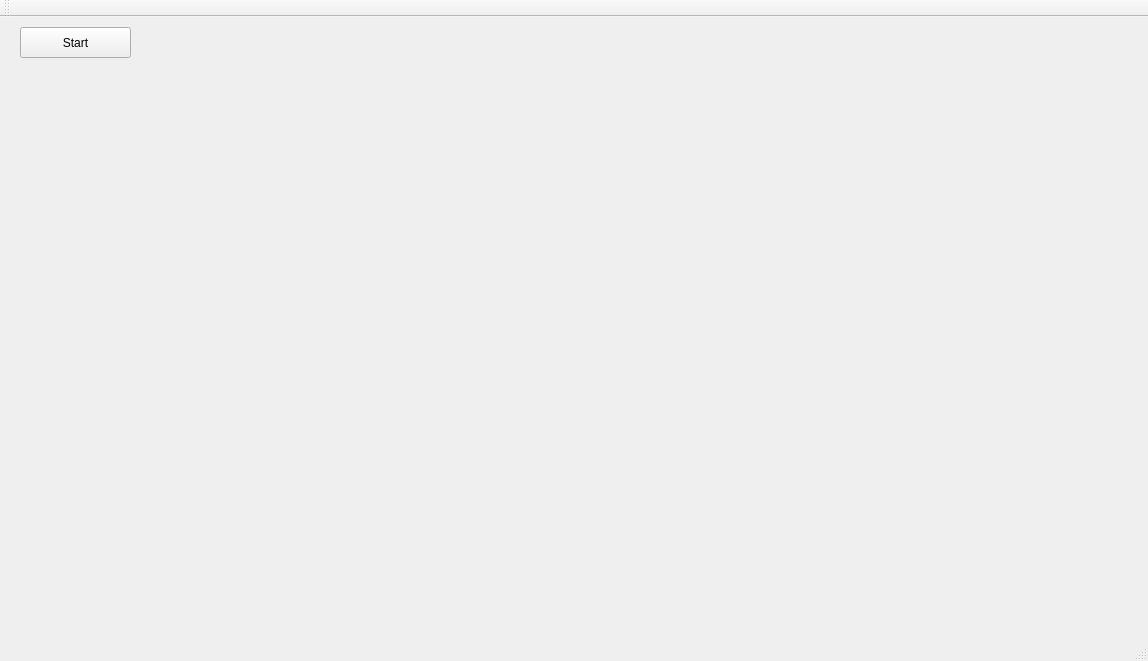
<?xml version="1.0" encoding="UTF-8"?>
<ui version="4.0">
 <class>MainWindow</class>
 <widget class="QMainWindow" name="MainWindow">
  <property name="geometry">
   <rect>
    <x>0</x>
    <y>0</y>
    <width>1148</width>
    <height>661</height>
   </rect>
  </property>
  <property name="windowTitle">
   <string>MainWindow</string>
  </property>
  <widget class="QWidget" name="centralWidget">
   <widget class="QCustomPlot" name="widget" native="true">
    <property name="geometry">
     <rect>
      <x>20</x>
      <y>50</y>
      <width>491</width>
      <height>251</height>
     </rect>
    </property>
    <property name="sizePolicy">
     <sizepolicy hsizetype="Preferred" vsizetype="Preferred">
      <horstretch>0</horstretch>
      <verstretch>0</verstretch>
     </sizepolicy>
    </property>
    <property name="tabletTracking">
     <bool>false</bool>
    </property>
    <property name="autoFillBackground">
     <bool>false</bool>
    </property>
   </widget>
   <widget class="QPushButton" name="pushButton">
    <property name="geometry">
     <rect>
      <x>20</x>
      <y>10</y>
      <width>111</width>
      <height>31</height>
     </rect>
    </property>
    <property name="layoutDirection">
     <enum>Qt::LeftToRight</enum>
    </property>
    <property name="autoFillBackground">
     <bool>false</bool>
    </property>
    <property name="text">
     <string>Start</string>
    </property>
   </widget>
   <widget class="QCustomPlot" name="widget_2" native="true">
    <property name="geometry">
     <rect>
      <x>570</x>
      <y>50</y>
      <width>511</width>
      <height>251</height>
     </rect>
    </property>
    <property name="sizePolicy">
     <sizepolicy hsizetype="Preferred" vsizetype="Preferred">
      <horstretch>0</horstretch>
      <verstretch>0</verstretch>
     </sizepolicy>
    </property>
    <property name="tabletTracking">
     <bool>false</bool>
    </property>
   </widget>
   <widget class="QCustomPlot" name="widget_3" native="true">
    <property name="geometry">
     <rect>
      <x>20</x>
      <y>310</y>
      <width>491</width>
      <height>271</height>
     </rect>
    </property>
    <property name="sizePolicy">
     <sizepolicy hsizetype="Preferred" vsizetype="Preferred">
      <horstretch>0</horstretch>
      <verstretch>0</verstretch>
     </sizepolicy>
    </property>
    <property name="tabletTracking">
     <bool>false</bool>
    </property>
    <property name="focusPolicy">
     <enum>Qt::NoFocus</enum>
    </property>
   </widget>
  </widget>
  <widget class="QMenuBar" name="menuBar">
   <property name="geometry">
    <rect>
     <x>0</x>
     <y>0</y>
     <width>1148</width>
     <height>26</height>
    </rect>
   </property>
  </widget>
  <widget class="QToolBar" name="mainToolBar">
   <attribute name="toolBarArea">
    <enum>TopToolBarArea</enum>
   </attribute>
   <attribute name="toolBarBreak">
    <bool>false</bool>
   </attribute>
  </widget>
  <widget class="QStatusBar" name="statusBar"/>
 </widget>
 <layoutdefault spacing="6" margin="11"/>
 <customwidgets>
  <customwidget>
   <class>QCustomPlot</class>
   <extends>QWidget</extends>
   <header>qcustomplot.h</header>
   <container>1</container>
  </customwidget>
 </customwidgets>
 <resources/>
 <connections/>
</ui>
